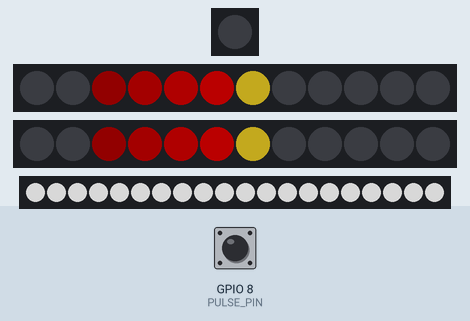
This program was run on a simulated ESP32-C3. On the bench: 1 RGB LEDs in strip order, left to right, 2 × 12 RGB LEDs in strip order, left to right, 20 RGB LEDs in strip order, left to right. Inputs (shaded band) come from the test bench; at power-on: GPIO 8 (PULSE_PIN) LOW. Dim RGB values are drawn brighter than linear; the strip is taken to match the declared colour order; what the program prints to the serial monitor is not drawn.

Above: at 1.2 s.
1.3 s: GPIO 8 (PULSE_PIN) pulsed HIGH 5 times (0.12 s each, 0.3 s apart)
At 3.3 s:
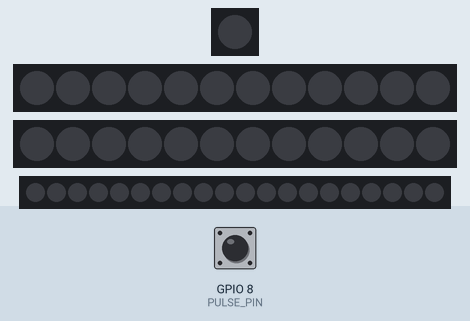
4.3 s: GPIO 8 (PULSE_PIN) pulled HIGH for 0.15 s
At 5.05 s:
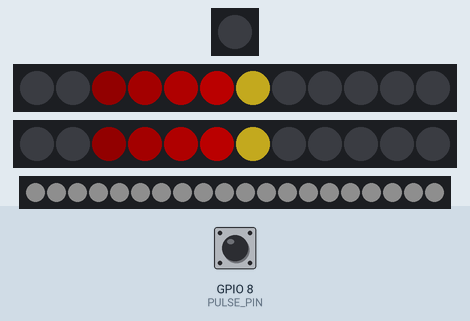
8.0 s: GPIO 8 (PULSE_PIN) pulled HIGH for 1 s
At 8.9 s:
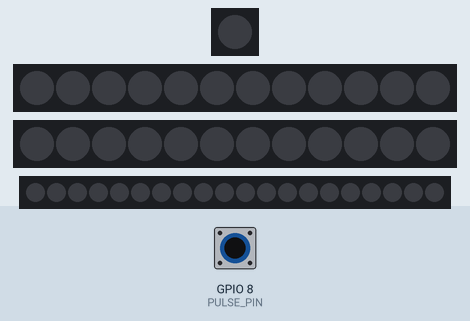
10.5 s: GPIO 8 (PULSE_PIN) pulled HIGH for 0.15 s
At 15.76 s:
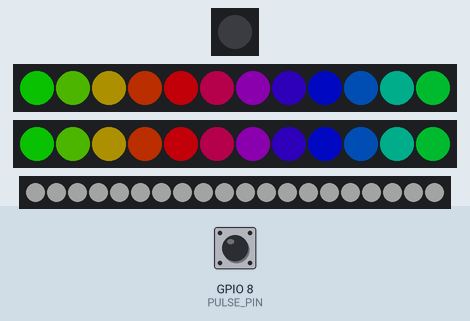
Timing chart, 0 to 17.3 s (numbered marks = the images above; inputs shaded):
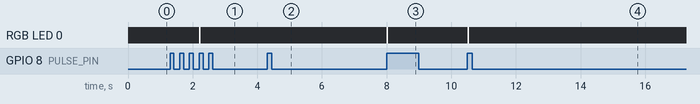

Measured:
- after the input at 1.3 s, the LEDs: first differ from a run without the input after 0.90 s (image 1 shows a later state)
- after the input at 4.3 s, the LEDs: first change after 0.05 s (image 2 shows a later state)
- after the input at 8.0 s, the LEDs: first change at once (image 3 shows a later state)
- after the input at 10.5 s, RGB LED 0: off → RGB(255, 255, 255) at once, → off 0.05 s later; the LEDs: first change at once (image 4 shows a later state)

The program:

main.cpp
```cpp
#include <Arduino.h>
#include <WiFi.h>
#include "MQTT.h"
#include "Pins.h"
#include <Adafruit_NeoPixel.h>

#define LED_PIN_1   5
#define LED_PIN_2   20 //not in use
#define LED_BED     6
#define DIAG_LED_PIN 2

    // Konfiguracja liczby diod dla poszczególnych sekcji
#define LED_COUNT       12  // Liczba diod w pasku 1 oraz pasku 2
#define LED_COUNT_BED   20  // Liczba diod w pasku BED (ustaw własną wartość)

#define PULSE_PIN   8

// Inicjalizacja trzech osobnych pasków LED
Adafruit_NeoPixel strip1(LED_COUNT, LED_PIN_1, NEO_RGB + NEO_KHZ800);
Adafruit_NeoPixel strip2(LED_COUNT, LED_PIN_2, NEO_RGB + NEO_KHZ800);
Adafruit_NeoPixel stripBed(LED_COUNT_BED, LED_BED, NEO_GRB + NEO_KHZ800); // Często paski mają układ GRB zamiast RGB
Adafruit_NeoPixel diagLed(1, DIAG_LED_PIN, NEO_GRB + NEO_KHZ800);

#define MODE_COUNT 6
#define MODE_TIME  5000UL

uint8_t mode = 0;
unsigned long lastChange = 0;

// -------- Obsługa aktywacji LED --------
bool ledsActive = true;

// Flaga ustawiana w przerwaniu
volatile bool pulseInterruptFlag = false;

// Debounce obsługiwany poza przerwaniem
unsigned long lastPulseHandled = 0;
const unsigned long pulseDebounceTime = 2000;

// Diagnostyczna dioda bez delay()
unsigned long diagLedOffTime = 0;

// -------- Zmienne efektu "wrota" --------
int gateStage = 0;
int gateStep = 0;
int gateFade = 0;
int gateHold = 0;

// -------- Zmienne efektu Repulsor Charge --------
int repPhase = 0;
int repRadius = 0;
int repFlash = 0;
int repFade = 255;

// -------- Zmienne efektu Suit Boot-Up --------
int bootPhase = 0;
int bootStep = 0;
int bootFlash = 0;

// -------- Przerwanie od sygnału włączenia --------
void IRAM_ATTR pulseISR() {
  pulseInterruptFlag = true;
}

// -------- Kolory pomocnicze (dla strip1, bo są identyczne) --------
uint32_t ironRed() { return strip1.Color(255, 20, 0); }
uint32_t darkRed() { return strip1.Color(45, 0, 0); }
uint32_t gold() { return strip1.Color(255, 160, 0); }
uint32_t hotGold() { return strip1.Color(255, 220, 40); }
uint32_t arcBlue() { return strip1.Color(0, 140, 255); }
uint32_t arcWhite() { return strip1.Color(255, 255, 255); }

// Funkcja czyszcząca bufory obu głównych pasków
void clearMainStrips() {
  strip1.clear();
  strip2.clear();
}

// Funkcja wysyłająca dane do obu głównych pasków na raz
void showMainStrips() {
  strip1.show();
  strip2.show();
}

// Ustawianie koloru na obu paskach jednocześnie
void setAll(uint32_t color) {
  for (int i = 0; i < LED_COUNT; i++) {
    strip1.setPixelColor(i, color);
    strip2.setPixelColor(i, color);
  }
}

// Ustawianie konkretnego piksela na obu paskach
void setPixelDuplicate(int index, uint32_t color) {
  if (index >= 0 && index < LED_COUNT) {
    strip1.setPixelColor(index, color);
    strip2.setPixelColor(index, color);
  }
}

void resetEffectStates() {
  gateStage = 0;
  gateStep = 0;
  gateFade = 0;
  gateHold = 0;

  repPhase = 0;
  repRadius = 0;
  repFlash = 0;
  repFade = 255;

  bootPhase = 0;
  bootStep = 0;
  bootFlash = 0;
}

void nextMode() {
  mode = (mode + 1) % MODE_COUNT;
  lastChange = millis();
  resetEffectStates();

  if (ledsActive) {
    clearMainStrips();
    showMainStrips();
  }
}

// Obsługa paska BED - płynne, wolne oddychanie światłem białym
void updateBedLed() {
  // ZMODYFIKOWANE: Jeśli ledy są wyłączone, nic nie rób (wygaszenie nastąpiło w handlePulseInterrupt)
  if (!ledsActive) {
    return;
  }

  // Obliczanie jasności przy użyciu funkcji sinus na podstawie czasu systemowego (millis)
  // Liczba 3000 definiuje prędkość oddychania (wyższa wartość = wolniej)
  float brightnessFactor = (sin(millis() / 3000.0 * PI) + 1.0) / 2.0;

  // Zakres jasności od minimalnego żarzenia (15) do pełnej mocy (255)
  uint8_t whiteBrightness = 15 + (brightnessFactor * 240);

  uint32_t whiteColor = stripBed.Color(whiteBrightness, whiteBrightness, whiteBrightness);

  for (int i = 0; i < LED_COUNT_BED; i++) {
    stripBed.setPixelColor(i, whiteColor);
  }
  stripBed.show();
}

// -------- Obsługa flagi z przerwania --------
void handlePulseInterrupt() {
  if (!pulseInterruptFlag) {
    return;
  }

  noInterrupts();
  pulseInterruptFlag = false;
  interrupts();

  unsigned long now = millis();

  if (now - lastPulseHandled < pulseDebounceTime) {
    return;
  }

  lastPulseHandled = now;

  diagLed.setPixelColor(0, diagLed.Color(255, 255, 255));
  diagLed.show();
  diagLedOffTime = now + 50;

  ledsActive = !ledsActive;

  if (!ledsActive) {
    // Całkowite czyszczenie i gaszenie wszystkich pasków
    clearMainStrips();
    showMainStrips();

    stripBed.clear();
    stripBed.show();
  } else {
    lastChange = millis();
    resetEffectStates();
  }
}

void updateDiagLed() {
  if (diagLedOffTime > 0 && millis() >= diagLedOffTime) {
    diagLed.clear();
    diagLed.show();
    diagLedOffTime = 0;
  }
}

// -------- Delay z obsługą przerwania oraz paska pod łóżkiem --------
void smartDelay(unsigned long ms) {
  unsigned long start = millis();

  while (millis() - start < ms) {
    handlePulseInterrupt();
    updateDiagLed();
    updateBedLed(); // Aktualizujemy jasność łóżka podczas trwania przerw/pętli

    if (!ledsActive) {
      return;
    }
  }
}

// -------- Koło barw --------
uint32_t Wheel(byte WheelPos) {
  if (WheelPos < 85) {
    return strip1.Color(WheelPos * 3, 255 - WheelPos * 3, 0);
  } else if (WheelPos < 170) {
    WheelPos -= 85;
    return strip1.Color(255 - WheelPos * 3, 0, WheelPos * 3);
  } else {
    WheelPos -= 170;
    return strip1.Color(0, WheelPos * 3, 255 - WheelPos * 3);
  }
}

// -------- Efekt 1: Złoto-Czerwona Kometa --------
void effectComet() {
  static int pos = 0;
  const int tail = 5;

  clearMainStrips();

  for (int t = 0; t < tail; t++) {
    int idx = (pos - t + LED_COUNT) % LED_COUNT;

    if (t == 0) {
      setPixelDuplicate(idx, hotGold());
    } else {
      uint8_t bright = 255 - t * (255 / tail);
      setPixelDuplicate(idx, strip1.Color(bright, 0, 0));
    }
  }

  showMainStrips();
  smartDelay(50);

  pos = (pos + 1) % LED_COUNT;
}

// -------- Efekt 2: Tęcza --------
void effectRainbow() {
  static uint8_t j = 0;

  for (int i = 0; i < LED_COUNT; i++) {
    setPixelDuplicate(i, Wheel((i * 256 / LED_COUNT + j) & 255));
  }

  showMainStrips();
  j++;
  smartDelay(20);
}

// -------- Efekt 3: Wrota Reaktora --------
void effectReactorGate() {
  const int tail = 4;
  const int maxStep = LED_COUNT / 2;

  if (gateStage == 0) {
    clearMainStrips();

    int leftHead = gateStep;
    int rightHead = LED_COUNT - 1 - gateStep;

    for (int t = 0; t < tail; t++) {
      int leftIdx = leftHead - t;
      int rightIdx = rightHead + t;

      if (leftIdx >= 0 && leftIdx < LED_COUNT) {
        if (t == 0) setPixelDuplicate(leftIdx, hotGold());
        else if (t == 1) setPixelDuplicate(leftIdx, ironRed());
        else {
          uint8_t r = 150 - t * 30;
          setPixelDuplicate(leftIdx, strip1.Color(r, 0, 0));
        }
      }

      if (rightIdx >= 0 && rightIdx < LED_COUNT) {
        if (t == 0) setPixelDuplicate(rightIdx, hotGold());
        else if (t == 1) setPixelDuplicate(rightIdx, ironRed());
        else {
          uint8_t r = 150 - t * 30;
          setPixelDuplicate(rightIdx, strip1.Color(r, 0, 0));
        }
      }
    }

    showMainStrips();
    smartDelay(65);

    gateStep++;

    if (gateStep >= maxStep) {
      gateStage = 1;
      gateFade = 0;
    }
  }

  else if (gateStage == 1) {
    int fade = gateFade;
    if (fade > 255) fade = 255;

    for (int i = 0; i < LED_COUNT; i++) {
      uint8_t r = 255;
      uint8_t g = 80 + ((175 * fade) / 255);
      uint8_t b = fade;

      setAll(strip1.Color(r, g, b));
    }

    int c1 = (LED_COUNT - 1) / 2;
    int c2 = LED_COUNT / 2;

    setPixelDuplicate(c1, arcWhite());
    setPixelDuplicate(c2, arcWhite());

    showMainStrips();
    smartDelay(30);

    gateFade += 15;

    if (gateFade >= 255) {
      gateStage = 2;
      gateHold = 0;
    }
  }

  else if (gateStage == 2) {
    setAll(strip1.Color(120, 220, 255));
    showMainStrips();
    smartDelay(80);

    gateHold++;

    if (gateHold >= 4) {
      nextMode();
    }
  }
}

// -------- Efekt 4: Arc Reactor Pulse --------
void effectArcReactor() {
  static int brightness = 25;
  static int dir = 4;

  for (int i = 0; i < LED_COUNT; i++) {
    uint8_t r = brightness / 5;
    uint8_t g = brightness;
    uint8_t b = brightness;

    setAll(strip1.Color(r, g, b));
  }

  int c1 = (LED_COUNT - 1) / 2;
  int c2 = LED_COUNT / 2;

  setPixelDuplicate(c1, strip1.Color(brightness / 2, brightness, 255));
  setPixelDuplicate(c2, strip1.Color(brightness / 2, brightness, 255));

  showMainStrips();
  smartDelay(35);

  brightness += dir;

  if (brightness >= 210 || brightness <= 25) {
    dir = -dir;
    if (brightness > 210) brightness = 210;
    if (brightness < 25) brightness = 25;
  }
}

// -------- Efekt 5: Repulsor Charge --------
void effectRepulsorCharge() {
  int leftCenter = (LED_COUNT - 1) / 2;
  int rightCenter = LED_COUNT / 2;
  int maxRadius = LED_COUNT / 2;

  if (repPhase == 0) {
    setAll(darkRed());

    for (int r = 0; r <= repRadius; r++) {
      int l = leftCenter - r;
      int rr = rightCenter + r;

      setPixelDuplicate(l, gold());
      setPixelDuplicate(rr, gold());
    }

    setPixelDuplicate(leftCenter, arcWhite());
    setPixelDuplicate(rightCenter, arcWhite());

    showMainStrips();
    smartDelay(85);

    repRadius++;

    if (repRadius > maxRadius) {
      repPhase = 1;
      repFlash = 0;
    }
  }

  else if (repPhase == 1) {
    setAll(arcBlue());
    showMainStrips();
    smartDelay(75);

    repFlash++;

    if (repFlash >= 5) {
      repPhase = 2;
      repFade = 255;
    }
  }

  else if (repPhase == 2) {
    uint8_t r = repFade;
    uint8_t g = repFade / 5;
    uint8_t b = 0;

    setAll(strip1.Color(r, g, b));
    showMainStrips();
    smartDelay(35);

    repFade -= 18;

    if (repFade <= 45) {
      repPhase = 0;
      repRadius = 0;
      repFlash = 0;
      repFade = 255;
    }
  }
}

// -------- Efekt 6: Mark Suit Boot-Up --------
void effectSuitBootUp() {
  if (bootPhase == 0) {
    clearMainStrips();

    for (int i = 0; i < LED_COUNT; i++) {
      if (i < bootStep) {
        setPixelDuplicate(i, ironRed());
      }
    }

    if (bootStep < LED_COUNT) {
      setPixelDuplicate(bootStep, hotGold());
    }

    showMainStrips();
    smartDelay(80);

    bootStep++;

    if (bootStep > LED_COUNT) {
      bootPhase = 1;
      bootStep = 0;
    }
  }

  else if (bootPhase == 1) {
    setAll(ironRed());

    int scan = bootStep;

    setPixelDuplicate(scan, arcWhite());
    setPixelDuplicate(scan - 1, hotGold());
    setPixelDuplicate(scan - 2, gold());

    showMainStrips();
    smartDelay(55);

    bootStep++;

    if (bootStep >= LED_COUNT + 3) {
      bootPhase = 2;
      bootFlash = 0;
    }
  }

  else if (bootPhase == 2) {
    setAll(ironRed());
    showMainStrips();
    smartDelay(90);

    bootFlash++;

    if (bootFlash >= 4) {
      bootPhase = 0;
      bootStep = 0;
      bootFlash = 0;
    }
  }
}


void setup()
{
    pins_init();
    wifi_init();
    mqttBegin();

  pinMode(PULSE_PIN, INPUT);

  diagLed.begin();
  diagLed.clear();
  diagLed.show();

  // Inicjalizacja wszystkich trzech pasków
  strip1.begin();
  strip1.setBrightness(90);

  strip2.begin();
  strip2.setBrightness(90);

  stripBed.begin();
  stripBed.setBrightness(150); // Wyższa jasność domyślna dla łóżka (możesz zmniejszyć)

  clearMainStrips();
  showMainStrips();

  stripBed.clear();
  stripBed.show();

  lastChange = millis();

  int interruptNumber = digitalPinToInterrupt(PULSE_PIN);

  if (interruptNumber == NOT_AN_INTERRUPT) {
    Serial.println("UWAGA: Ten pin nie obsluguje attachInterrupt(). Zmien PULSE_PIN np. na 2 albo 3.");
  } else {
    attachInterrupt(interruptNumber, pulseISR, RISING);
    Serial.println("Przerwanie PULSE_PIN aktywne.");
  }
}

void loop()
{
    mqttLoop();
  handlePulseInterrupt();
  updateDiagLed();
  updateBedLed(); // Ciągłe odświeżanie paska pod łóżkiem w pętli głównej

  if (!ledsActive) {
    return;
  }

  unsigned long now = millis();

  if (now - lastChange > MODE_TIME) {
    nextMode();
  }

  switch (mode) {
    case 0: effectComet(); break;
    case 1: effectRainbow(); break;
    case 2: effectReactorGate(); break;
    case 3: effectArcReactor(); break;
    case 4: effectRepulsorCharge(); break;
    case 5: effectSuitBootUp(); break;
  }
}
```

MQTT.h
```cpp
#pragma once

#include <Arduino.h>

void mqttBegin();
void mqttLoop();
```

Pins.h
```cpp
#pragma once
#define LED_STRIP_PIN 10
#define LAMP_PIN 8
#define MAIN_LIGHT_PIN 9

void pins_init();
void wifi_init();
```
